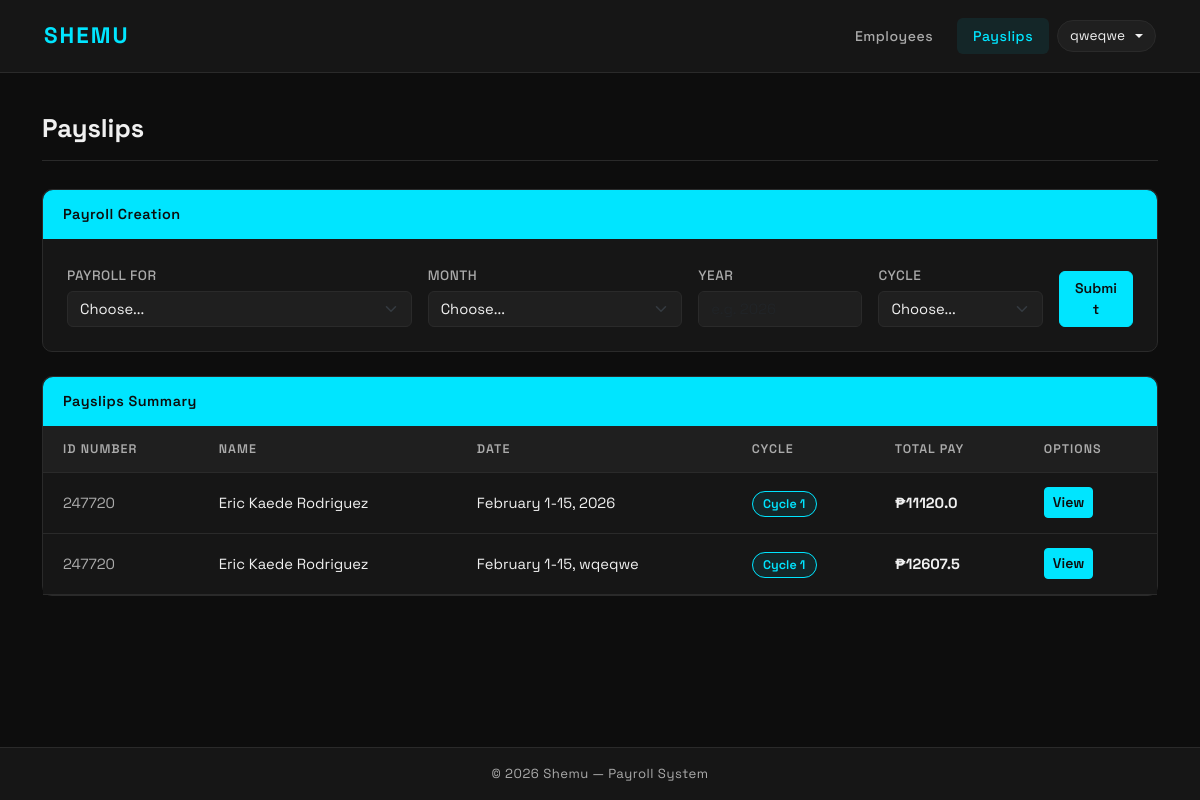
/payslips/ (signed in), run on the app's committed database.
### payroll_app/models.py (models this page shows, shortened)
class Payslip(models.Model):
    id_number = models.ForeignKey(Employee, on_delete=models.CASCADE)
    month = models.CharField(max_length=20)
    date_range = models.CharField(max_length=50)
    year = models.CharField(max_length=4)
    pay_cycle = models.IntegerField()
    rate = models.FloatField()
    earnings_allowance = models.FloatField()
    deductions_tax = models.FloatField()
    deductions_health = models.FloatField()
    pag_ibig = models.FloatField()
    sss = models.FloatField()
    overtime = models.FloatField()
    total_pay = models.FloatField()

class Employee(models.Model):
    name = models.CharField(max_length=300)
    id_number = models.CharField(max_length=50, primary_key=True, unique=True)
    rate = models.FloatField()
    overtime_pay = models.FloatField(null=True, blank=True)
    allowance = models.FloatField(null=True, blank=True)

### payroll_app/views.py (the view, shortened to what this page needs)
# urls.py: path('payslips/', views.payslips, name='payslips'),
def payslips(request):
    if not request.user.is_authenticated:
        return redirect('login')
    all_employees = Employee.objects.all()
    all_payslips  = Payslip.objects.select_related('id_number').all()
    error_message = None
    context = {
        'employees':     all_employees,
        'payslips':      all_payslips,
        'months':        MONTHS,
        'error_message': error_message,
    }
    return render(request, 'payroll_app/payslips.html', context)

### payroll_app/templates/payroll_app/payslips.html (shortened to what this page needs)
{% extends 'payroll_app/base.html' %}
{% block content %}
<div class="page-header">
    <h1 class="page-title">Payslips</h1>
</div>
<div class="card mb-4">
    <div class="card-header-custom">Payroll Creation</div>
    <div class="card-body p-4">
        <form method="post" class="row g-3 align-items-end">
            <div class="col-md-4">
                <label class="form-label">Payroll for</label>
                <select name="payroll_for" class="form-select" required>
                    <option value="" disabled selected>Choose...</option>
                </select>
            </div>
            <div class="col-md-3">
                <label class="form-label">Month</label>
                <select name="month" class="form-select" required>
                    <option value="" disabled selected>Choose...</option>
                </select>
            </div>
            <div class="col-md-2">
                <label class="form-label">Year</label>
                <input type="text" name="year" class="form-control" placeholder="e.g. 2026" required>
            </div>
            <div class="col-md-2">
                <label class="form-label">Cycle</label>
                <select name="cycle" class="form-select" required>
                    <option value="" disabled selected>Choose...</option>
                </select>
            </div>
            <div class="col-md-1">
                <button type="submit" class="btn btn-accent w-100">Submit</button>
            </div>
        </form>
    </div>
</div>
<div class="card">
    <div class="card-header-custom">Payslips Summary</div>
    <table class="table table-hover mb-0">
        <thead>
            <tr>
                <th>ID Number</th>
                <th>Name</th>
                <th>Date</th>
                <th>Cycle</th>
                <th>Total Pay</th>
                <th>Options</th>
            </tr>
        </thead>
        <tbody>
            {% for ps in payslips %}
            <tr>
                <td><span class="text-muted">{{ ps.id_number.id_number }}</span></td>
                <td>{{ ps.id_number.name }}</td>
                <td>{{ ps.date_range }}, {{ ps.year }}</td>
                <td><span class="badge-cycle">Cycle {{ ps.pay_cycle }}</span></td>
                <td><strong>₱{{ ps.total_pay }}</strong></td>
                <td><a href="{% url 'view_payslip' ps.pk %}" class="btn btn-sm btn-accent">View</a></td>
            </tr>
            {% empty %}
            <tr>
                <td colspan="6" class="text-center text-muted py-4">No payslips yet.</td>
            </tr>
            {% endfor %}
        </tbody>
    </table>
</div>
{% endblock %}

### payroll_app/templates/payroll_app/base.html (shortened to what this page needs)
<!DOCTYPE html>
<html lang="en" data-theme="dark">
<head>
    <link href="https://cdn.jsdelivr.net/npm/bootstrap@5.3.0/dist/css/bootstrap.min.css" rel="stylesheet">
</head>
<body>
<nav class="navbar navbar-expand-lg">
    <div class="container">
        <a class="navbar-brand" href="{% url 'employees' %}">Shemu</a>
        <div class="navbar-nav ms-auto d-flex align-items-center gap-2">
            {% if request.user.is_authenticated %}
                <a class="nav-link " href="{% url 'employees' %}">Employees</a>
                <a class="nav-link {% if request.resolver_match.url_name == 'payslips' or request.resolver_match.url_name == 'view_payslip' %}active{% endif %}" href="{% url 'payslips' %}">Payslips</a>
                <div class="dropdown">
                    <button class="theme-toggle dropdown-toggle" type="button" data-bs-toggle="dropdown" aria-expanded="false">
                        {{ request.user.username }}
                    </button>
                </div>
            {% else %}
                <button class="theme-toggle" onclick="toggleTheme()" id="themeBtn">☀️ Light</button>
            {% endif %}
        </div>
    </div>
</nav>
<div class="main-content">
    <div class="container">
        {% block content %}{% endblock %}
    </div>
</div>
<footer>
    &copy; 2026 Shemu &mdash; Payroll System
</footer>
</body>
</html>

### payroll_app/templates/payroll_app/base.html (style rules this page uses)
[data-theme="dark"] { --bg: #0d0d0d; --surface: #161616; --surface2: #1f1f1f; --border: #2a2a2a; --accent: #00e5ff; --accent-hover: rgba(0, 229, 255, 0.08); --text: #f0f0f0; --text-inverse: #0d0d0d; --muted: #aaaaaa; --table-hover: rgba(255,255,255,0.03); --input-bg: #1f1f1f; --input-border: #2a2a2a; }
* { box-sizing: border-box; }
body { font-family: 'Space Grotesk', sans-serif; background-color: var(--bg); color: var(--text); min-height: 100vh; display: flex; flex-direction: column; transition: background-color 0.3s, color 0.3s; }
.navbar { background-color: var(--surface) !important; border-bottom: 1px solid var(--border); padding: 0.9rem 2rem; transition: background-color 0.3s; }
.navbar-brand { font-size: 1.4rem; font-weight: 700; color: var(--accent) !important; letter-spacing: 2px; text-transform: uppercase; }
.nav-link { color: var(--muted) !important; font-weight: 500; font-size: 0.88rem; letter-spacing: 0.5px; padding: 0.45rem 1rem !important; border-radius: 6px; transition: all 0.2s; }
.nav-link.active { color: var(--accent) !important; background-color: var(--accent-hover); }
.theme-toggle { background: var(--surface2); border: 1px solid var(--border); border-radius: 20px; padding: 0.3rem 0.75rem; cursor: pointer; font-size: 0.85rem; color: var(--text); transition: all 0.2s; display: flex; align-items: center; gap: 0.4rem; }
.text-muted { color: var(--muted) !important; }
.main-content { flex: 1; padding: 2.5rem 0; }
.page-header { display: flex; justify-content: space-between; align-items: center; margin-bottom: 1.75rem; padding-bottom: 1rem; border-bottom: 1px solid var(--border); }
.page-title { font-size: 1.6rem; font-weight: 700; color: var(--text); margin: 0; }
.card { background-color: var(--surface); border: 1px solid var(--border); border-radius: 10px; box-shadow: none; transition: background-color 0.3s; }
.card-header-custom { background-color: var(--accent); color: var(--text-inverse); border-radius: 10px 10px 0 0; padding: 0.85rem 1.25rem; font-weight: 600; font-size: 0.9rem; letter-spacing: 0.5px; }
[data-theme="dark"] .card-header-custom { color: var(--bg); }
.table { color: var(--text); margin-bottom: 0; }
.table thead th { background-color: var(--surface2); color: var(--muted); font-weight: 600; font-size: 0.78rem; letter-spacing: 1px; text-transform: uppercase; border-color: var(--border); padding: 0.85rem 1.25rem; }
.table tbody td { padding: 0.9rem 1.25rem; vertical-align: middle; border-color: var(--border); font-size: 0.92rem; background-color: var(--surface); color: var(--text); }
.btn-accent { background-color: var(--accent); border-color: var(--accent); color: var(--text-inverse); font-weight: 600; font-size: 0.88rem; }
[data-theme="dark"] .btn-accent { color: var(--bg); }
.form-label { font-weight: 500; font-size: 0.85rem; color: var(--muted); margin-bottom: 0.3rem; text-transform: uppercase; letter-spacing: 0.5px; }
.form-control, .form-select { background-color: var(--input-bg); border-color: var(--input-border); color: var(--text); border-radius: 6px; font-size: 0.92rem; transition: all 0.2s; }
.form-select option { background-color: var(--surface); color: var(--text); }
.badge-cycle { background-color: var(--accent-hover); color: var(--accent); border: 1px solid var(--accent); border-radius: 20px; padding: 0.25rem 0.65rem; font-size: 0.78rem; font-weight: 600; }
footer { background-color: var(--surface); border-top: 1px solid var(--border); color: var(--muted); text-align: center; padding: 1rem; font-size: 0.82rem; letter-spacing: 0.5px; transition: background-color 0.3s; }

### data on the page
Payslip: id_number.id_number "247720", id_number.name "Eric Kaede Rodriguez", date_range "February 1-15", year "2026", pay_cycle "1", total_pay "11120.0"
Payslip: id_number.id_number "247720", id_number.name "Eric Kaede Rodriguez", date_range "February 1-15", year "wqeqwe", pay_cycle "1", total_pay "12607.5"

### other printed values
{{ request.user.username }} "qweqwe"
